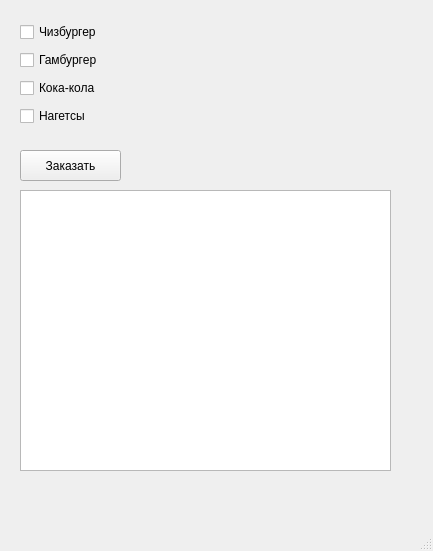
<?xml version="1.0" encoding="UTF-8"?>
<ui version="4.0">
 <class>MainWindow</class>
 <widget class="QMainWindow" name="MainWindow">
  <property name="geometry">
   <rect>
    <x>0</x>
    <y>0</y>
    <width>433</width>
    <height>551</height>
   </rect>
  </property>
  <property name="windowTitle">
   <string>MainWindow</string>
  </property>
  <widget class="QWidget" name="centralwidget">
   <widget class="QPushButton" name="pushButton">
    <property name="geometry">
     <rect>
      <x>20</x>
      <y>150</y>
      <width>101</width>
      <height>31</height>
     </rect>
    </property>
    <property name="text">
     <string>Заказать</string>
    </property>
   </widget>
   <widget class="QPlainTextEdit" name="plainTextEdit">
    <property name="geometry">
     <rect>
      <x>20</x>
      <y>190</y>
      <width>371</width>
      <height>281</height>
     </rect>
    </property>
   </widget>
   <widget class="QWidget" name="">
    <property name="geometry">
     <rect>
      <x>20</x>
      <y>20</y>
      <width>102</width>
      <height>112</height>
     </rect>
    </property>
    <layout class="QVBoxLayout" name="verticalLayout">
     <item>
      <widget class="QCheckBox" name="checkBox">
       <property name="text">
        <string>Чизбургер</string>
       </property>
      </widget>
     </item>
     <item>
      <widget class="QCheckBox" name="checkBox_2">
       <property name="text">
        <string>Гамбургер</string>
       </property>
      </widget>
     </item>
     <item>
      <widget class="QCheckBox" name="checkBox_3">
       <property name="text">
        <string>Кока-кола</string>
       </property>
      </widget>
     </item>
     <item>
      <widget class="QCheckBox" name="checkBox_4">
       <property name="text">
        <string>Нагетсы</string>
       </property>
      </widget>
     </item>
    </layout>
   </widget>
  </widget>
  <widget class="QMenuBar" name="menubar">
   <property name="geometry">
    <rect>
     <x>0</x>
     <y>0</y>
     <width>433</width>
     <height>22</height>
    </rect>
   </property>
  </widget>
  <widget class="QStatusBar" name="statusbar"/>
 </widget>
 <resources/>
 <connections/>
</ui>
